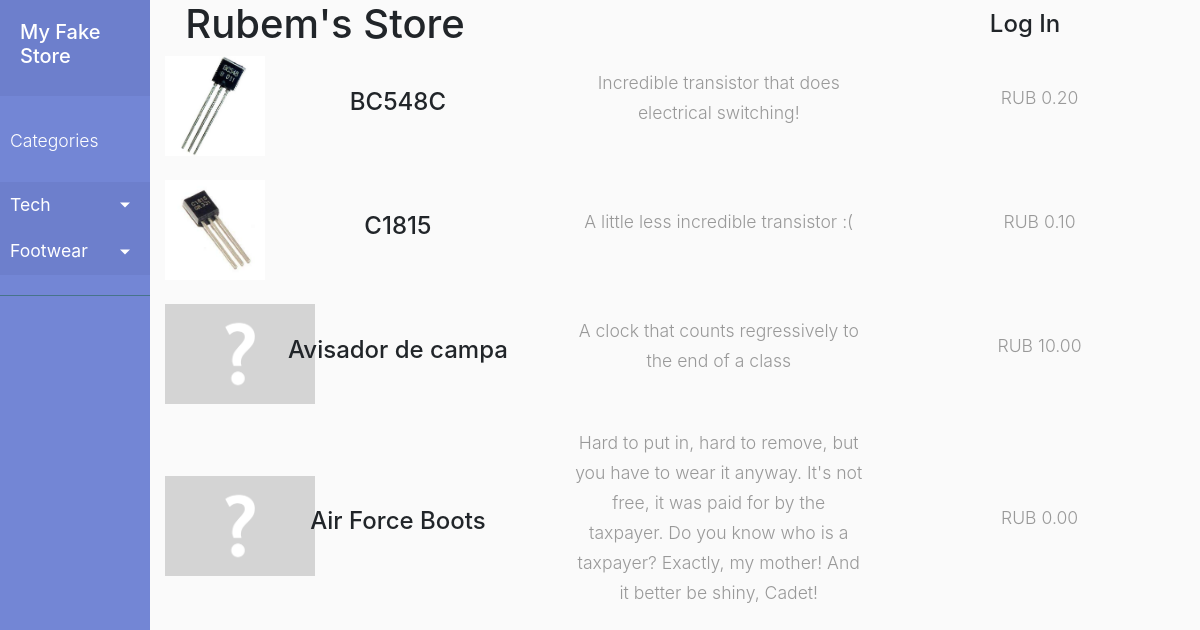
The page / on the database its author committed.
### store/models.py (models this page shows, shortened)
class storeCategory(models.Model):
    name = models.CharField(max_length=40)
    description = models.CharField(max_length=100)
    parent_id = models.ForeignKey("storeCategory", on_delete=models.SET_NULL, null=True, blank=True)

class storeItem(models.Model):
    image = models.ImageField(null=True, blank=True, upload_to=get_media_path)
    name = models.CharField(max_length=40)
    description = models.CharField(max_length=200)
    price = models.DecimalField(max_digits=10, decimal_places=2)
    category_id = models.ForeignKey(storeCategory, on_delete=models.SET_NULL, null=True, blank=True)
    inStock = models.IntegerField()

### store/views.py (the view)
# urls.py: path('', views.get_home_page),
def get_home_page(request):
    categories = storeCategory.objects.all()
    items = storeItem.objects.all()
    return render(request, 'store/main_page.html', {'items' : items, 'categories':categories})

### store/templates/store/main_page.html (shortened to what this page needs)
{% extends 'store/base.html' %}
{% block content %}
{%for item in items%}
    <div class="row align-items-center">
        <div class="col-1">
            {% if item.image %}
            <img src="{{item.image.url}}" style="height:100px;">
            {% else %}
            <img src="/media/none.png" style="height: 100px;">
            {% endif %}
        </div>
        <div class="col" id="item_name">
            <a href="/items/{{item.id}}"><h4>{{item.name}}</h4> </a>
        </div>
        <div class="col">
            <p>{{item.description}}</p>
        </div>
        <div class="col">
            <p>RUB {{item.price}}</p>
        </div>
    </div>
    <br>
{% endfor %}
{% endblock %}
{% load static %}

### store/templates/store/base.html (shortened to what this page needs)
{% load static %}
<html>
    <head>
        <link rel="stylesheet" href="https://stackpath.bootstrapcdn.com/bootstrap/4.1.3/css/bootstrap.min.css">
        <link rel="stylesheet" href="{% static '/css/store.css' %}">
    </head>
    <body>
        <div class="wrapper">
            {% if categories %}
            <nav id="sidebar">
                <div class="sidebar-header">
                    <h5><a href="/">My Fake Store</a></h5>
                </div>
                <ul class="list-unstyled components">
                        <p>Categories</p>
                        <li class="active">
                        {% for cat in categories %}
                            {% if cat.parent_id == None %}
                                <a href="#{{cat.name}}Submenu" data-toggle="collapse" aria-expanded="false" class="dropdown-toggle">{{cat.name}}</a>
                            {% endif %}
                        {% endfor %}
                        </li>
                </ul>
            </nav>
            {% endif %}
            <div id="content">
                <div class="container-fluid">
                    <div class="row align-items-center" id="bar">
                        <div class="col" id="Title">
                            <a href="/"><h1>Rubem's Store</h1></a>
                        </div>
                        <div class="col" id="search">
                        </div>
                        <div class="col" id="search">
                            {% if user.id %}
                            <a href="/accounts/profile"><h4>{{user}} </h4></a><h6><a href="/logout">Log Out</a></h6>
                            {% else %}
                            <a href="/login"><h4>Log In</h4></a>
                            {% endif %}
                        </div>
                    </div>
                    {% block content %}
                    {% endblock %}
                </div>
            </div>
        </div>
    </body>
</html>

### store/static/css/store.css (style rules this page uses)
#content { width: 100%; }
.col { text-align: center; }
.wrapper { display: flex; width: 100%; align-items: stretch; }
#sidebar { min-width: 150px; max-width: 150px; min-height: 100vh; background: #7386D5; color: #fff; transition: all 0.3s; }
a[data-toggle="collapse"] { position: relative; }
.dropdown-toggle::after { display: block; position: absolute; top: 50%; right: 20px; transform: translateY(-50%); }
body { background: #fafafa; }
p { font-size: 1.1em; font-weight: 300; line-height: 1.7em; color: #999; }
a, a:hover, a:focus { color: inherit; text-decoration: none; transition: all 0.3s; }
#sidebar .sidebar-header { padding: 20px; background: #6d7fcc; }
#sidebar ul.components { padding: 20px 0; border-bottom: 1px solid #47748b; }
#sidebar ul p { color: #fff; padding: 10px; }
#sidebar ul li a { padding: 10px; font-size: 1.1em; display: block; }
#sidebar ul li.active > a, a[aria-expanded="true"] { color: #fff; background: #6d7fcc; }

### rows shown on the page
storeCategory: name "Tech"
storeCategory: name "Footwear"
storeItem: image (picture), name "BC548C", description "Incredible transistor that does electrical switching!", price "0.20"
storeItem: image (picture), name "C1815", description "A little less incredible transistor :(", price "0.10"
storeItem: name "Avisador de campa", description "A clock that counts regressively to the end of a class", price "10.00"
storeItem: name "Air Force Boots", description "Hard to put in, hard to remove, but you have to wear it anyway. It's not free, it was paid for by the taxpayer. Do you know who is a taxpayer? Exactly, my mother! And it better be shiny, Cadet!", price "0.00"
